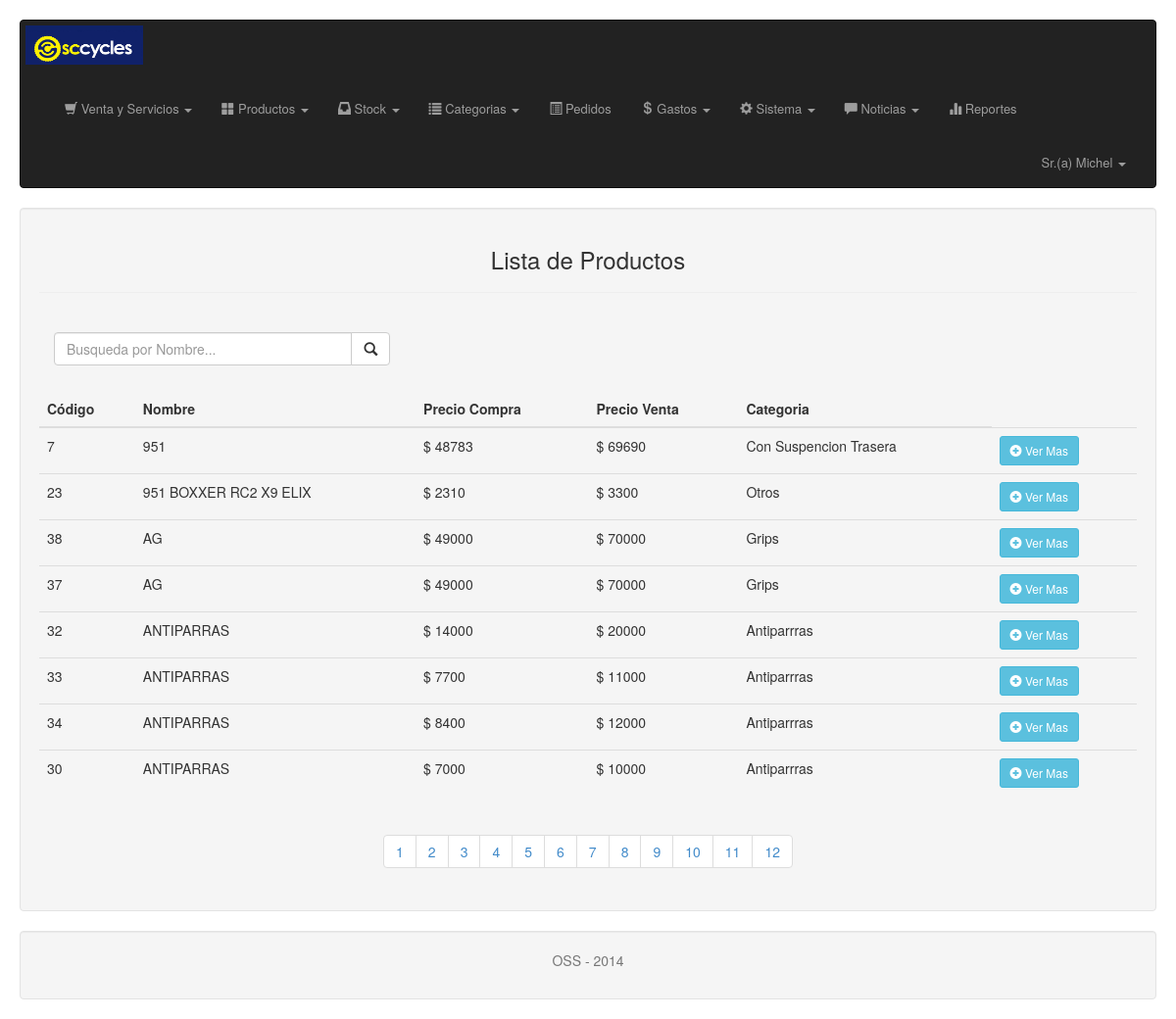
Page /admin/vista/vista_ver_producto.php (signed in) on the committed database.
### tables this page shows
CREATE TABLE Productos
(
  pro_cod Varchar(14) NOT NULL,
  pro_nombre Varchar(200) NOT NULL,
  pro_precio_venta Int NOT NULL,
  pro_precio_compra Int NOT NULL,
  pro_imagen Varchar(200),
  pro_peso Int NOT NULL,
  pro_talla Varchar(10),
  pro_color Varchar(10),
  pro_descripcion Varchar(500),
  pro_estado Int NOT NULL,
  subcat_id Int,
  marca_id Int,
 PRIMARY KEY (pro_cod)
);

CREATE TABLE Subcategoria
(
  subcat_id Int NOT NULL AUTO_INCREMENT,
  subcat_nombre Varchar(50) NOT NULL,
  cat_id Int,
 PRIMARY KEY (subcat_id)
);

### admin/modelo/modelo_productos.php (called while the page is built, shortened)
<?php
function conectar()
{
    $link=mysql_connect('localhost','root','') or die("Error en la Conexion.");
    return $link;
}
function muestraProductos()
{
    $link=conectar();
    $a=array();
    $x=0;
    $sql=("SELECT pro.pro_cod, pro.pro_nombre, pro.pro_precio_compra, pro.pro_precio_venta, subcat.subcat_nombre FROM productos pro, subcategoria subcat WHERE pro.subcat_id = subcat.subcat_id AND pro_estado = 1 ORDER BY pro_nombre ASC");
    $res=mysql_query($sql, $link) or die("Error en: $sql: " . mysql_error());
    while($f=mysql_fetch_assoc($res))
    {
        $a[$x]=$f;
        $x++;
    }
    return $a;
}
?>

### admin/vista/vista_ver_producto.php (the view, shortened to what this page needs)
<?php
include('../modelo/modelo_productos.php');
$res = muestraProductos();
?>
<!DOCTYPE html>
<html lang="en">
<head>
    <link rel="stylesheet" type="text/css" href="../css/bootstrap.css"/>
    <link rel="stylesheet" type="text/css" href="../css/font-awesome.css"/>
</head>
<body>
<div class="well" style="height:auto;">
    <h3 class="text-center">Lista de Productos</h3>
    <hr>
    <br>
    <form id="iform" name="iform">
        <div class="col-xs-6 col-md-4">
            <div class="input-group">
                <input type="text" id="txt_consulta" name="txt_consulta" class="form-control"
                       placeholder="Busqueda por Nombre..." required/>
                <div class="input-group-btn">
                    <button type="submit" class="btn btn-default" id="btn_consulta">
                        <span class="glyphicon glyphicon-search"></span>
                    </button>
                </div>
            </div>
        </div>
    </form>
    <br>
    <br>
    <br>
    <table class="table">
        <thead>
        <tr>
            <th>
                Código
            </th>
            <th>
                Nombre
            </th>
            <th>
                Precio Compra
            </th>
            <th>
                Precio Venta
            </th>
            <th>
                Categoria
            </th>
        </tr>
        </thead>
        <tbody>
        <?php
        if (isset($_GET['txt_consulta']))
        {
            $res2 = muestraProductosNom($_GET['txt_consulta']);
            foreach ($res2 as $f) {
                echo(
                    "<tr class='post'>
            <td>" . $f['pro_cod'] . "</td>
            <td>" . $f['pro_nombre'] . "</td>
            <td>$" . $f['pro_precio_compra'] . "</td>
            <td>$" . $f['pro_precio_venta'] . "</td>
            <td>$" . $f['subcat_nombre'] . "</td>
            </tr>"
                );
            }
        }
        else
        {
        ?>
        <?php if ($res == true) { ?>
        <?php
        foreach ($res as $f) {
            ?>
            <tr class="post">
                <th style="font-weight:100"><?php echo $f['pro_cod']; ?></th>
                <th style="font-weight:100"><?php echo $f['pro_nombre']; ?></th>
                <th style="font-weight:100">$ <?php echo $f['pro_precio_compra']; ?></th>
                <th style="font-weight:100">$ <?php echo $f['pro_precio_venta']; ?></th>
                <th style="font-weight:100"><?php echo $f['subcat_nombre']; ?></th>
                <th style="font-weight:100"><a href="vista_ver_producto.php?codigo=<?php echo $f["pro_cod"]; ?>"
                                               class="btn btn-sm btn-info"><span
                            class='glyphicon glyphicon-plus-sign'></span> Ver Mas </a></th>
            </tr>
        <?php
        }
        ?>
        </tbody>
        <?php }
        else {
            echo("<tr><td><h4>&nbsp;&nbsp;&nbsp;No hay Productos</h4></td></tr>");
        }
        } ?>
    </table>
    <?php include('/includes/paginador.php'); ?>
    <?php include('/includes/footer.php'); ?>
</body>
</html>

### admin/vista/vista_ver_producto.php (style rules this page uses)
tbody > tr { cursor: pointer; }

### rows in the picture
productos: pro_cod "7", pro_nombre "951", pro_precio_compra "48783", pro_precio_venta "69690", subcat.subcat_nombre "Con Suspencion Trasera"
productos: pro_cod "23", pro_nombre "951 BOXXER RC2 X9 ELIX", pro_precio_compra "2310", pro_precio_venta "3300", subcat.subcat_nombre "Otros"
productos: pro_cod "38", pro_nombre "AG", pro_precio_compra "49000", pro_precio_venta "70000", subcat.subcat_nombre "Grips"
productos: pro_cod "37", pro_nombre "AG", pro_precio_compra "49000", pro_precio_venta "70000", subcat.subcat_nombre "Grips"
productos: pro_cod "32", pro_nombre "ANTIPARRAS", pro_precio_compra "14000", pro_precio_venta "20000", subcat.subcat_nombre "Antiparrras"
productos: pro_cod "33", pro_nombre "ANTIPARRAS", pro_precio_compra "7700", pro_precio_venta "11000", subcat.subcat_nombre "Antiparrras"
productos: pro_cod "34", pro_nombre "ANTIPARRAS", pro_precio_compra "8400", pro_precio_venta "12000", subcat.subcat_nombre "Antiparrras"
productos: pro_cod "30", pro_nombre "ANTIPARRAS", pro_precio_compra "7000", pro_precio_venta "10000", subcat.subcat_nombre "Antiparrras"

### other values in the picture
$_SESSION['usu_nombre'] "Michel"
